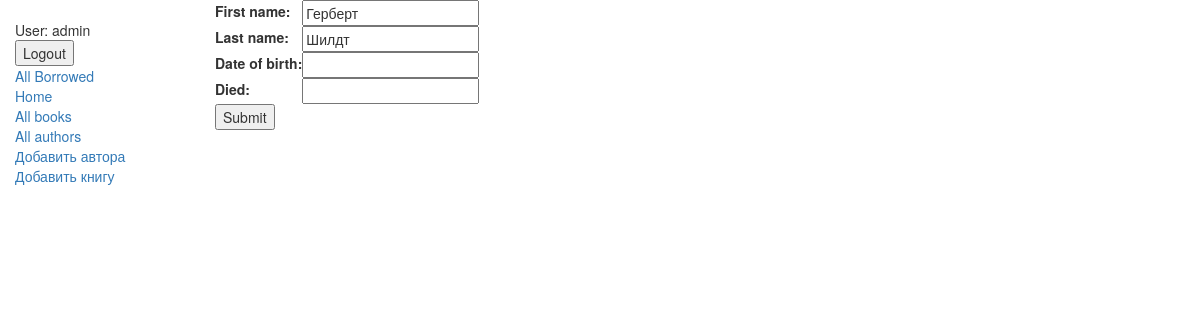
/catalog/author/1/update/ (signed in), run on an earlier commit of the app's database.
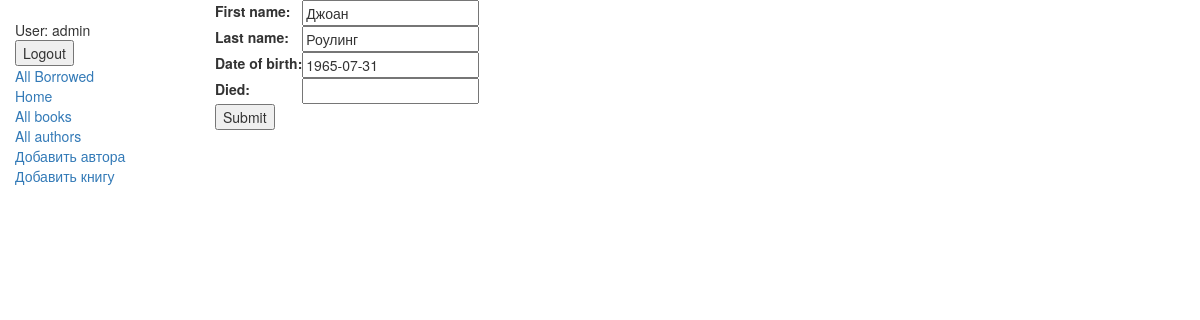
And on a later commit of the database.
### catalog/models.py (models this page shows, shortened)
class Author(models.Model):
    first_name = models.CharField(max_length=100)
    last_name = models.CharField(max_length=100)
    date_of_birth = models.DateField(null=True, blank=True)
    date_of_death = models.DateField('Died', null=True, blank=True)
    class Meta:
        ordering = ['last_name', 'first_name']

### catalog/views.py (the view)
# urls.py: re_path(r'^author/(?P<pk>\d+)/update/$', views.AuthorUpdate.as_view(), name='author_update'),
class AuthorUpdate(UpdateView):
    model = Author
    fields = ['first_name','last_name','date_of_birth','date_of_death']

### catalog/templates/catalog/author_form.html (shortened to what this page needs)
{% extends "base_generic.html" %}
{% block content %}
  <form action="" method="post">
      <table>
      {{ form.as_table }}
      </table>
      <input type="submit" value="Submit" />
  </form>
{% endblock %}

What changed in the data, as far as the page shows it:
changed Author: first_name "Герберт" → "Джоан"; last_name "Шилдт" → "Роулинг"; date_of_birth (not shown) → "1965-07-31"
